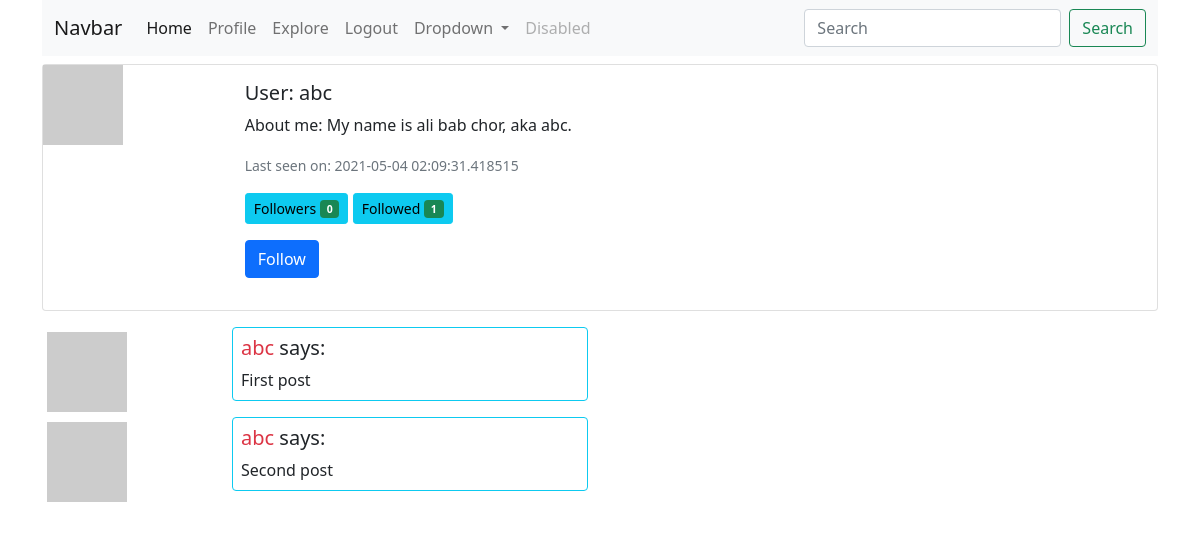
Page /user/abc (signed in) on the earlier database version.
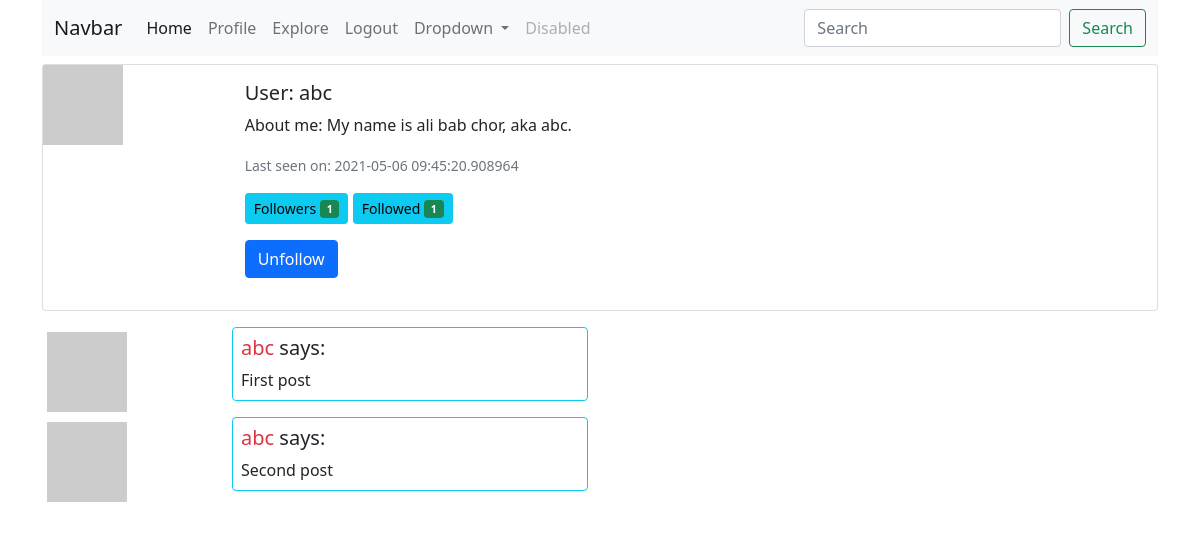
Same page on the later database version.
### app/models.py (models this page shows, shortened)
class User(UserMixin, db.Model):
    id = db.Column(db.Integer, primary_key=True)
    username = db.Column(db.String(64), index=True, unique=True)
    email = db.Column(db.String(120), index=True, unique=True)
    password_hash = db.Column(db.String(128))
    posts = db.relationship('Post', backref='author', lazy='dynamic')
    about_me = db.Column(db.String(140))
    last_seen = db.Column(db.DateTime, default=datetime.utcnow)
    followed = db.relationship(
        'User', secondary=followers,
        primaryjoin = (followers.c.follower_id == id),
        secondaryjoin = (followers.c.followed_id == id),
        backref = db.backref('followers', lazy='dynamic'), lazy='dynamic')
    def avatar(self, size):
        digest = md5(self.email.lower().encode('utf-8')).hexdigest()
        return f'https://gravatar.com/avatar/{digest}?d=identicon&s={size}'
    def is_following(self, user):
        return self.followed.filter(
            followers.c.followed_id == user.id).count() > 0

### app/routes.py (the view)
@app.route('/user/<username>')
@login_required
def user(username):
    form = EmptyForm()
    user = User.query.filter_by(username=username).first_or_404()
    posts = [
        {'author': user, 'body': 'First post'},
        {'author': user, 'body': 'Second post'}
    ]
    return render_template('user.html', title=username, user=user, posts=posts, form=form)

### app/forms.py
class EmptyForm(FlaskForm):
    submit = SubmitField('Follow/unfollow')

### app/models.py (called while the page is built)
@login.user_loader
def load_user(id):
    return User.query.get(int(id))

### app/routes.py (called while the page is built)
@app.before_request
def before_request():
    if current_user.is_authenticated:
        current_user.last_seen = datetime.utcnow()
        db.session.commit()

### app/templates/user.html (shortened to what this page needs)
{% extends 'base.html' %}
{% block content %}
<div class="card mb-3">
    <div class="row g-0">
        <div class="col-md-2">
            <img src="{{ user.avatar(64) }}" alt="avatar of {{ user.username }}">
        </div>
        <div class="col-md-4">
            <div class="card-body">
                <h5 class="card-title">User: {{ user.username }}</h5>
                {% if user.about_me %}<p class="card-text">About me: {{ user.about_me }}</p>{% endif %}
                {% if user.last_seen %}<p class="card-text"><small class="text-muted">Last seen on: {{ user.last_seen }}</small></p>{% endif %}
                <button type="button" class="btn btn-info btn-sm">
                    Followers <span class="badge bg-success">{{ user.followers.count() }}</span>
                </button>
                <button type="button" class="btn btn-info btn-sm">
                    Followed <span class="badge bg-success">{{ user.followed.count() }}</span>
                </button>
                <br>
                {% if user == current_user %}
                <a href="{{ url_for('edit_profile') }}" class="card-link">Edit your profile</a>
                {% elif not current_user.is_following(user) %}
                <p>
                    <form action="{{ url_for('follow', username=user.username) }}" method="POST">
                        {{ form.submit(value='Follow', class_="btn btn-primary") }}
                    </form>
                </p>
                {% else %}
                <p>
                    <form action="{{ url_for('unfollow', username=user.username) }}" method="POST">
                        {{ form.submit(value='Unfollow', class_="btn btn-primary") }}
                    </form>
                </p>
                {% endif %}
            </div>
        </div>
    </div>
</div>
{% for post in posts %}
{% include '_post.html' %}
{% endfor %}
{% endblock content %}

### app/templates/_post.html
<div class="row justify-content-start">
    <div class="col-2">
        <img src="{{ post.author.avatar(36) }}" alt="avatar of {{ post.author.username }}" class="img-thumbnail border-white">
    </div>
    <div class="col-4">
        <div class="card mb-2 border-info">
            <div class="card-body p-2">
                <h5 class="card-title">
                    <a href="{{ url_for('user', username=post.author.username) }}" class="link-danger text-decoration-none">
                        {{ post.author.username }}
                    </a> says:
                </h5>
                <p class="card-text">{{ post.body }}</p>
            </div>
        </div>
    </div>
</div>

Differences in the rows shown:
changed User "abc": last_seen "2021-05-04 02:09:31.418515" → "2021-05-06 09:45:20.908964"
Other differences:
{{ user.followers.count() }}: "0" → "1"
form field submit: (not shown) → "Unfollow"
form field submit: "Follow" → (not shown)
